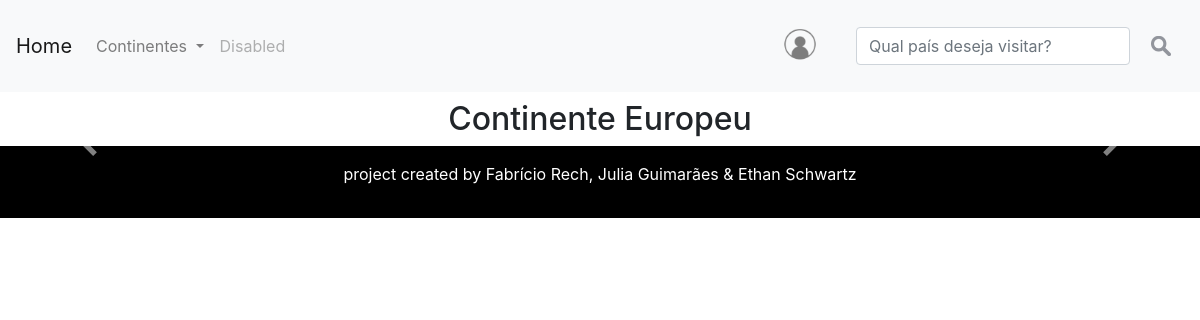
The page /europa/Continente/ on the database as committed earlier.
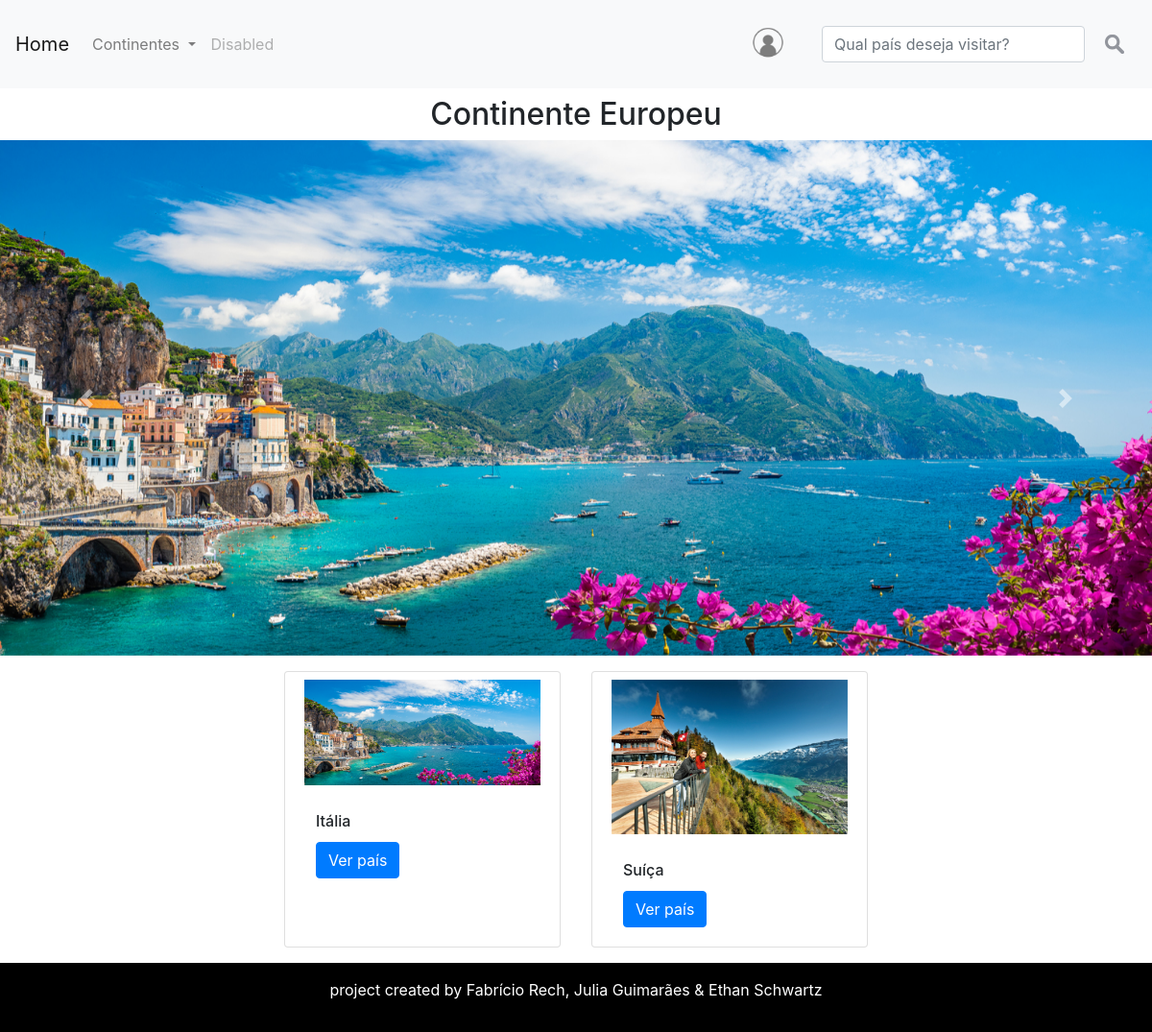
The same page on the database as committed later.
### europa/models.py (models this page shows, shortened)
class model_europa(models.Model):
    Continente = models.CharField(max_length=100)
    País = models.CharField(max_length=100)
    Descricao = models.CharField(max_length=3000)
    OndeFicar = models.CharField(max_length=1800)
    OndeComer = models.CharField(max_length=1800)
    OndeVisitar = models.CharField(max_length=1800)
    foto = models.ImageField(upload_to='img/%Y/%m/%d/')
    ta_publicado = models.BooleanField(default=False)
    link = models.CharField(max_length=60)

### europa/views.py (the view)
# urls.py: path('Continente/',views.v_continente, name='continente'),
def v_continente(request):
    cont = models.model_europa.objects.all()
    dicionario = {'cont': cont}
    return render(request, 'europa/paginas/index.html',context=dicionario)

### europa/templates/europa/paginas/index.html (shortened to what this page needs)
{% extends 'global/paginas/continente.html' %}
{% block continente %}
Continente Europeu
{% endblock %}

### meus_templates/global/paginas/continente.html (shortened to what this page needs)
{% load static %}
<head>
</head>
{% include 'global/parciais/header.html' %}
<link rel="stylesheet" href="https://cdn.jsdelivr.net/npm/bootstrap@4.0.0/dist/css/bootstrap.min.css">
<div>
  <h2 class="text-center m-2">{% block continente %}{% endblock %}<h2>
</div>
<div id="carouselExampleIndicators" class="carousel slide" data-ride="carousel">
    <div class="carousel-inner">
    {% for item in cont %}
        {% if item.id == 1 %}
      <div class="carousel-item active">
        <img class="d-block w-100" src="{{ item.foto.url}}" />
      </div>
      {% else %}
      <div class="carousel-item">
        <img class="d-block w-100" src="{{ item.foto.url}}" />
      </div>
      {% endif %}
    {% endfor %}
    </div>
    <a class="carousel-control-prev" href="#carouselExampleIndicators" role="button" data-slide="prev">
      <span class="carousel-control-prev-icon" aria-hidden="true"></span>
    </a>
    <a class="carousel-control-next" href="#carouselExampleIndicators" role="button" data-slide="next">
      <span class="carousel-control-next-icon" aria-hidden="true"></span>
    </a>
  </div>
<div class="row row-cols-3 d-flex justify-content-center">
    {% for item in cont %}
    <div class="card m-3" style="width: 18rem;">
        <img class="card-img-top p-2" src="{{item.foto.url}}" alt="Card image cap">
        <div class="card-body">
            <h6 class="card-title">{{item.País}}</h6>
            <a href="detalhe/{{item.link}}" class="btn btn-primary">Ver país</a>
        </div>
    </div>
    {% endfor %}
</div>
{% include 'global/parciais/footer.html' %}

### meus_templates/global/parciais/header.html (shortened to what this page needs)
{% load static %}
<head>
    <link href="https://cdn.jsdelivr.net/npm/bootstrap@5.3.0/dist/css/bootstrap.min.css" rel="stylesheet">
</head>
<nav class="navbar navbar-expand-lg navbar-light bg-light">
    <a class="navbar-brand" href="{% url 'inicio:home' %}">Home</a>
    <div class="collapse navbar-collapse" id="navbarSupportedContent">
      <ul class="navbar-nav mr-auto">
        <li class="nav-item dropdown">
          <a class="nav-link dropdown-toggle" href="#" id="navbarDropdown" role="button" data-toggle="dropdown" aria-haspopup="true" aria-expanded="false">
            Continentes
          </a>
        </li>
        <li class="nav-item">
          <a class="nav-link disabled" href="#">Disabled</a>
        </li>
      </ul>
      <nav class="navbar navbar-light bg-light">
        <a class="navbar-brand" href="{% url 'user:login' %}">
          <img src="{% static 'global/imagem/icon.png' %}" width="48" height="50" alt="">
        </a>
      </nav>
      <form class="form-inline my-2 my-lg-0" action="{% url 'inicio:busca' %}">
        <input class="form-control mr-sm-2" name="buscando" type="text" placeholder="Qual país deseja visitar?" aria-label="Search">
        <button class="btn btn-outline my-2 my-sm-0" type="submit"><img src="{% static 'global/imagem/lupa.png' %}" width="20" height="20" alt=""></button>
      </form>
    </div>
  </nav>

### meus_templates/global/parciais/footer.html (shortened to what this page needs)
<div class="text-center text-white p-3" style="background-color: black;">
  <p>project created by
    <a class="text-white" href="https://github.com/Hollow-Soul" target="_blank">Fabrício Rech</a>,
    <a class="text-white" href="https://github.com/juliaguima" target="_blank">Julia Guimarães</a> &
    <a class="text-white" href="https://github.com/EthnSchwartz" target="_blank">Ethan Schwartz</a>
  </p>
</div>

Rows that differ between the two databases and show on the page:
added model_europa: foto (picture), País "Itália"
added model_europa: foto (picture), País "Suíça"
